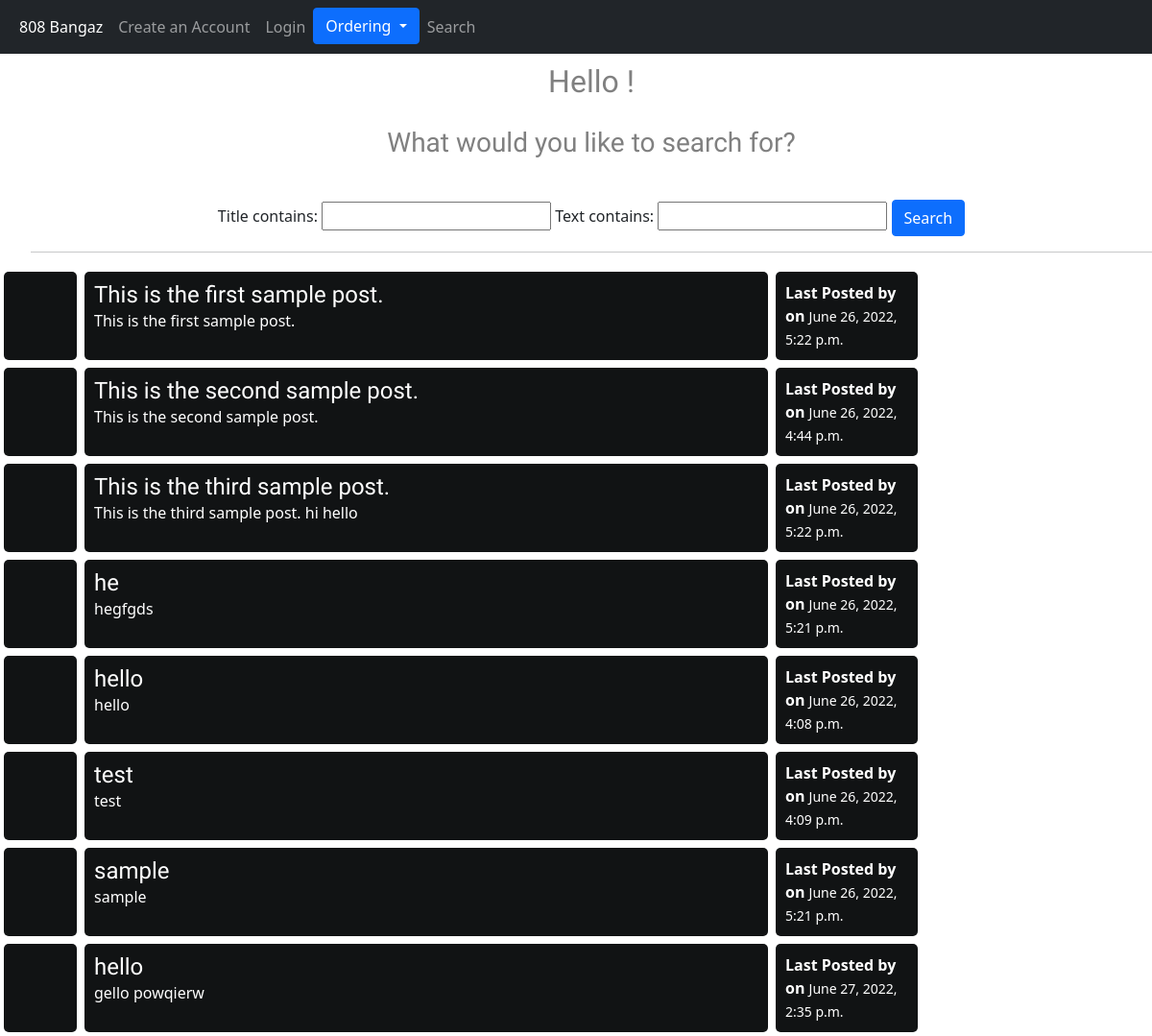
The app's page /search/ with its own data.
### blogs/models.py (models this page shows, shortened)
class Post(models.Model):
    author = models.ForeignKey(settings.AUTH_USER_MODEL, on_delete=models.CASCADE)
    title = models.CharField(max_length=200)
    text = models.TextField()
    created_date = models.DateTimeField(default=timezone.now)
    published_date = models.DateTimeField(blank=True, null=True)

### blogs/views.py (the view)
# urls.py: path('search/', views.SearchView.as_view(), name='search'),
class SearchView(generic.ListView):
    template_name = 'blogs/search.html'
    context_object_name = 'blogs_list'
    def get_queryset(self):
        return Post.objects.all()
    def get_context_data(self, **kwargs):
        context = super().get_context_data(**kwargs)
        context['filter'] = PostFilter(self.request.GET, queryset=self.get_queryset())
        return context

### blogs/templates/blogs/search.html (shortened to what this page needs)
{% load static %}
<!DOCTYPE html>
<html>
    <head>
    <link href="https://cdn.jsdelivr.net/npm/bootstrap@5.1.3/dist/css/bootstrap.min.css" rel="stylesheet">
        <link rel="stylesheet" href="{% static 'css/blogs.css' %}">
    </head>
    <body>
        <nav class="navbar navbar-expand-sm bg-dark navbar-dark">
            <div class="container-fluid">
              <ul class="navbar-nav">
                <li class="nav-item">
                  <a class="nav-link active"  href="{% url 'post_list' %}">{% csrf_token %}808 Bangaz</a>
                </li>
               <li class="nav-item">
                  <a class="nav-link" href=" {% url 'register' %}"> Create an Account </a>
                </li>
                {% if user.is_authenticated %}
                <li class="nav-item">
                    <a class="nav-link" href=" {% url 'logout' %}"> Logout </a>
                </li>
                <li class="nav-item">
                    <a class="nav-link" href="{% url 'post_new' %}">Make a Post</a>
                </li>
                {% else %}
                <li class="nav-item">
                    <a class="nav-link" href=" {% url 'login' %}"> Login </a>
                </li>
                {% endif %}
                <li class = "nav-item">
                    <button type="button" class="btn btn-primary dropdown-toggle" data-bs-toggle="dropdown"> Ordering </button>
                </li>
                <li class="nav-item">
                    <a class="nav-link" text-align: "right"; href="{% url 'search' %}">Search</a>
              </ul>
            </div>
          </nav>
{% if blogs_list %}
    <center>
        <ul>
        <h2 class='user'> Hello {{user.username}}!</h2>
        <h3 class='user'>What would you like to search for?</h3>
        <br>
        <form method="GET"> {% csrf_token %}
            {{ filter.form }}
            <button type="submit" class="btn btn-primary">Search</button>
        </form>
        <hr>
    </center>
    {% for blog in filter.qs %}
        <div class = "subforum-row">
            <div class = "subforum-column center">
        </div>
        <div class = "subforum-description subforum-column">
            <h4 style = "color:white"> {{blog.title}} </h4>
            <p style = "color:white"> {{blog.text}}</p>
        </div>
        <div class = "subforum-info subforum-column">
            <b style = "color:white"> Last Posted by </b> <a style = "color:white"> {{post.author}}</a>
            <br> <b style = "color:white"> on </b> <small> <time class = "time" style = "color:white"> {{blog.published_date}} <time> </small>
        </div>
    </div>
    {% endfor %}
{% else %}
    <br>
    <p> No blogs posted. </p>
{% endif %}

### blogs/static/css/blogs.css (style rules this page uses)
h1, h2, h3, h4 { font-family: 'Lobster', cursive; }
.user { text-align: center; padding: 10px 10px 10px 10px; color: gray; }
.subforum-row { display: grid; grid-template-columns: 7% 60% 13% 20%; }
.subforum-column { padding: 10px; margin:4px; border-radius: 5px; background-color:#111314; }
.subforum-description * { margin-block: 0; }
.center { display: flex; justify-content: center; align-items: center; }

### records on screen
Post: title "This is the first sample post.", text "This is the first sample post.", published_date "June 26, 2022, 5:22 p.m."
Post: title "This is the second sample post.", text "This is the second sample post.", published_date "June 26, 2022, 4:44 p.m."
Post: title "This is the third sample post.", text "This is the third sample post. hi hello", published_date "June 26, 2022, 5:22 p.m."
Post: title "he", text "hegfgds", published_date "June 26, 2022, 5:21 p.m."
Post: title "hello", text "hello", published_date "June 26, 2022, 4:08 p.m."
Post: title "test", text "test", published_date "June 26, 2022, 4:09 p.m."
Post: title "sample", text "sample", published_date "June 26, 2022, 5:21 p.m."
Post: title "hello", text "gello powqierw", published_date "June 27, 2022, 2:35 p.m."
